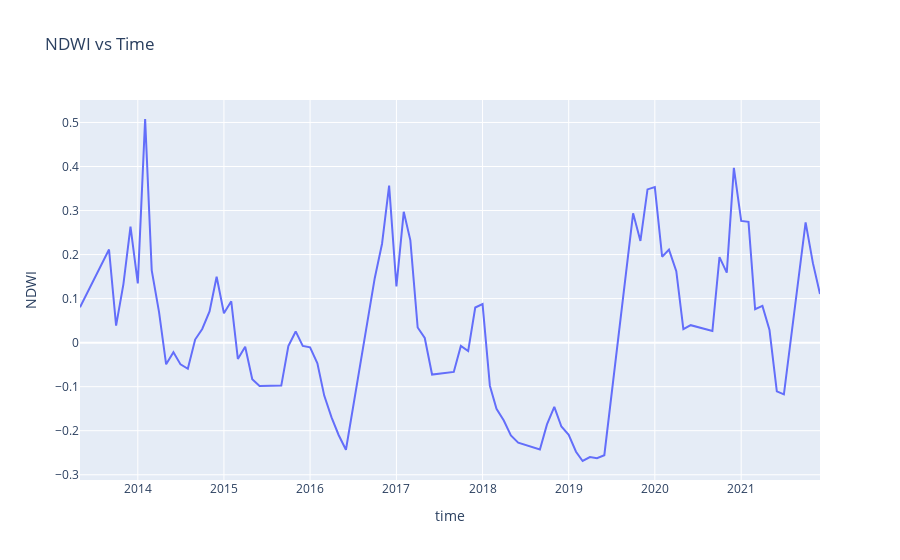

The notebook cell this image was saved under:
### Markdown cell above
### Plotting Data to see trends

### Code cell
import plotly.express as px
import pandas as pd

# Create a sample dataframe
df = df_data

# Convert the 'time' column to datetime format
df['time'] = pd.to_datetime(df['time'])

# Create separate line plots for each parameter
fig1 = px.line(df, x='time', y='NDWI', title='NDWI vs Time')

# Show the plots
fig1.show()
